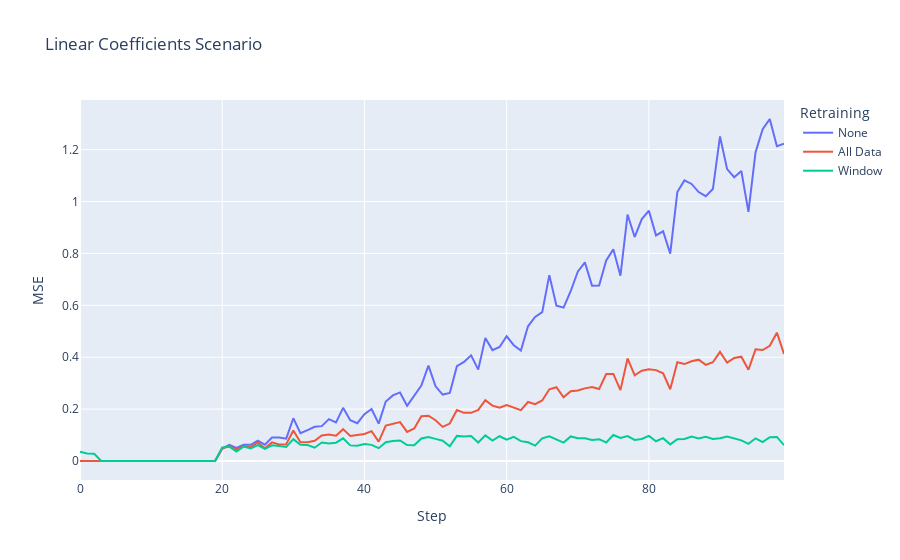

Source (notebook cell):
### Code cell
plot_df = eval_df.loc[eval_df['scenario'] == 'Linear Coefs']  
fig = line(plot_df, x='step', y='mse', color='retraining', title='Linear Coefficients Scenario')
fig.update_layout(xaxis_title='Step', yaxis_title='MSE', legend_title_text='Retraining')
fig.show()
